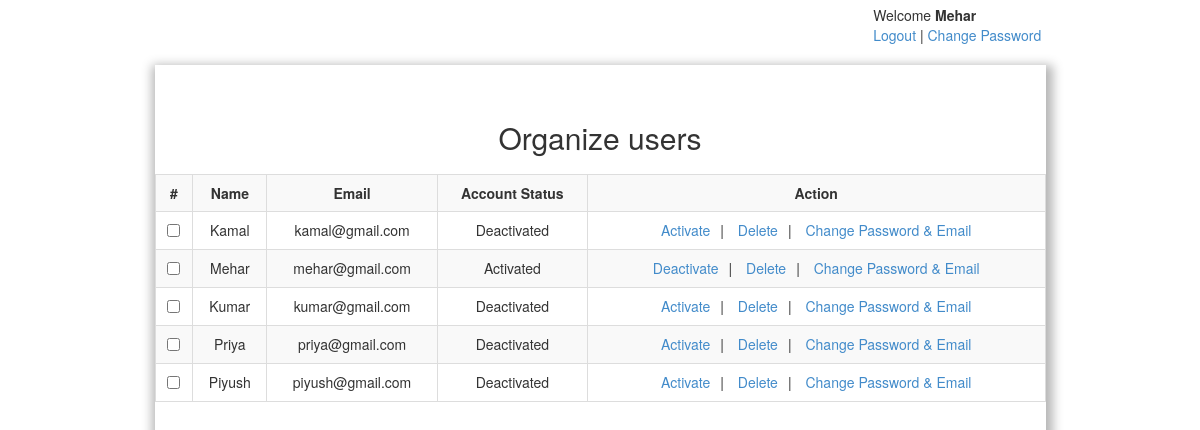
/home.php (signed in), run on the app's committed database.
### tables this page shows
CREATE TABLE IF NOT EXISTS `members` (
  `id` int(20) NOT NULL AUTO_INCREMENT,
  `name` varchar(30) NOT NULL,
  `email` varchar(30) NOT NULL,
  `password` varchar(50) NOT NULL,
  `isenabled` varchar(10) NOT NULL DEFAULT '0',
  `isadmin` int(5) NOT NULL DEFAULT '0',
  PRIMARY KEY (`id`)
);

### home.php (the view, shortened to what this page needs)
<!DOCTYPE html>
<html>
<head>
    <link href="includes/bootstrap.css" rel="stylesheet">
    <link href="style.css" rel="stylesheet" >
    <link rel="stylesheet" href="http://code.jquery.com/ui/1.10.3/themes/smoothness/jquery-ui.css">
</head>
<body>
<div id="container">
<div class="memberinfo">
        <?php
        echo "Welcome <b>".$_SESSION['mname'].'</b>';
        echo "<br/>";
        echo "<a href='logout.php'>Logout</a> | <a href='javascript:void(0);' onclick='openDialog();'>Change Password</a>";
        ?>
</div>
<?php
require_once('connection.php');
$query = $connect->prepare("SELECT * FROM members");
$query->execute();
?>
<div class="main">
 <h3 id="message"><?php if(isset($_GET['msg'])){ echo $_GET['msg']; }?></h3>
<div id="title"><h2>Organize users</h2></div>
    <table cellpadding="0" cellspacing="0" border="0" class="table table-striped table-bordered" id="example">
  <tr><th>#</th><th>Name</th><th>Email</th><th>Account Status</th><th>Action</th></tr>
  <?php
  while($rows=$query->fetch(PDO::FETCH_ASSOC)){
  ?>
  <tr><td><input type="checkbox" name="select"/></td><td><?php echo $rows['name'];?></td>
      <td><?php echo $rows['email'];?></td><td id="cstatus"><?php $accountstatus = ($rows['isenabled']) ? 'Activated':'Deactivated'; echo $accountstatus;?></td>
      <td>
          <span class="actionLinks"><a href="javascript:void(0)" id="deactivate" onclick="getIdToChangeStatus(<?php echo $rows['id']; ?>,this)" ><?php $action = ($rows['isenabled']) ? 'Deactivate':'Activate'; echo $action; ?></a></span>|
          <span class="actionLinks"><a href="javascript:void(0)" id="del" onclick="getIdToDelete(<?php echo $rows['id']; ?>)">Delete</a></span>|
          <span class="actionLinks"><a href="javascript:void(0)" id="chPassword" onclick="getIdToChangePassword(<?php echo $rows['id']; ?>)">Change Password & Email</a></span>
      </td>
  </tr>
  <?php } ?>
  </table>
    <br/>
</div>
</div>
</body>
</html>

### style.css (style rules this page uses)
body { margin:5px auto; width:99%; }
.main { margin:10px auto; width:75%; height: 40%; text-align:center; box-shadow: 2px 5px 10px 05px rgba(0, 0, 0, 0.29); }
.memberinfo { margin-left:73%; }
table,th,td { text-align: center; }
#message { color:#eea236; padding-top: 16px; }
#title { padding: 10px; }
.actionLinks { padding: 10px; }

### data on the page
members: name "Kamal", email "kamal@gmail.com", isenabled "Deactivated", isenabled "Activate"
members: name "Mehar", email "mehar@gmail.com", isenabled "Activated", isenabled "Deactivate"
members: name "Kumar", email "kumar@gmail.com", isenabled "Deactivated", isenabled "Activate"
members: name "Priya", email "priya@gmail.com", isenabled "Deactivated", isenabled "Activate"
members: name "Piyush", email "piyush@gmail.com", isenabled "Deactivated", isenabled "Activate"

### other printed values
$_SESSION['mname'] "Mehar"
